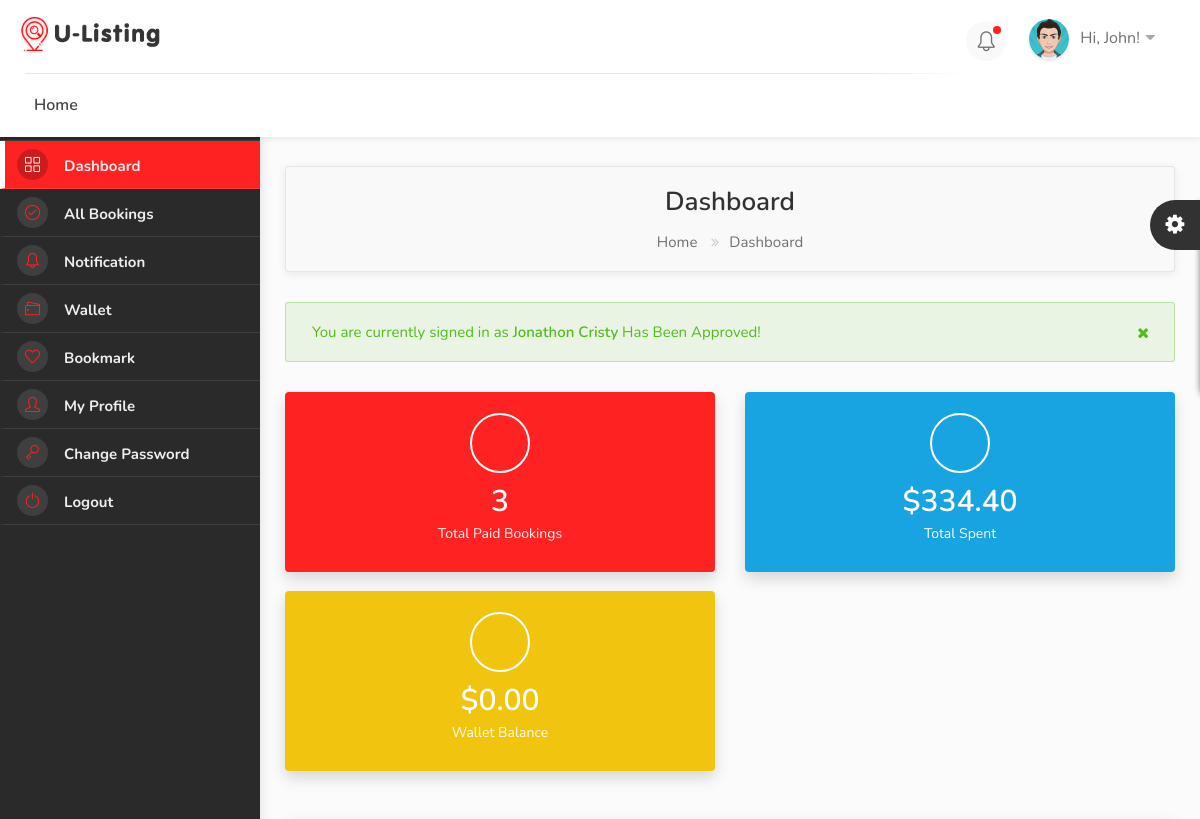
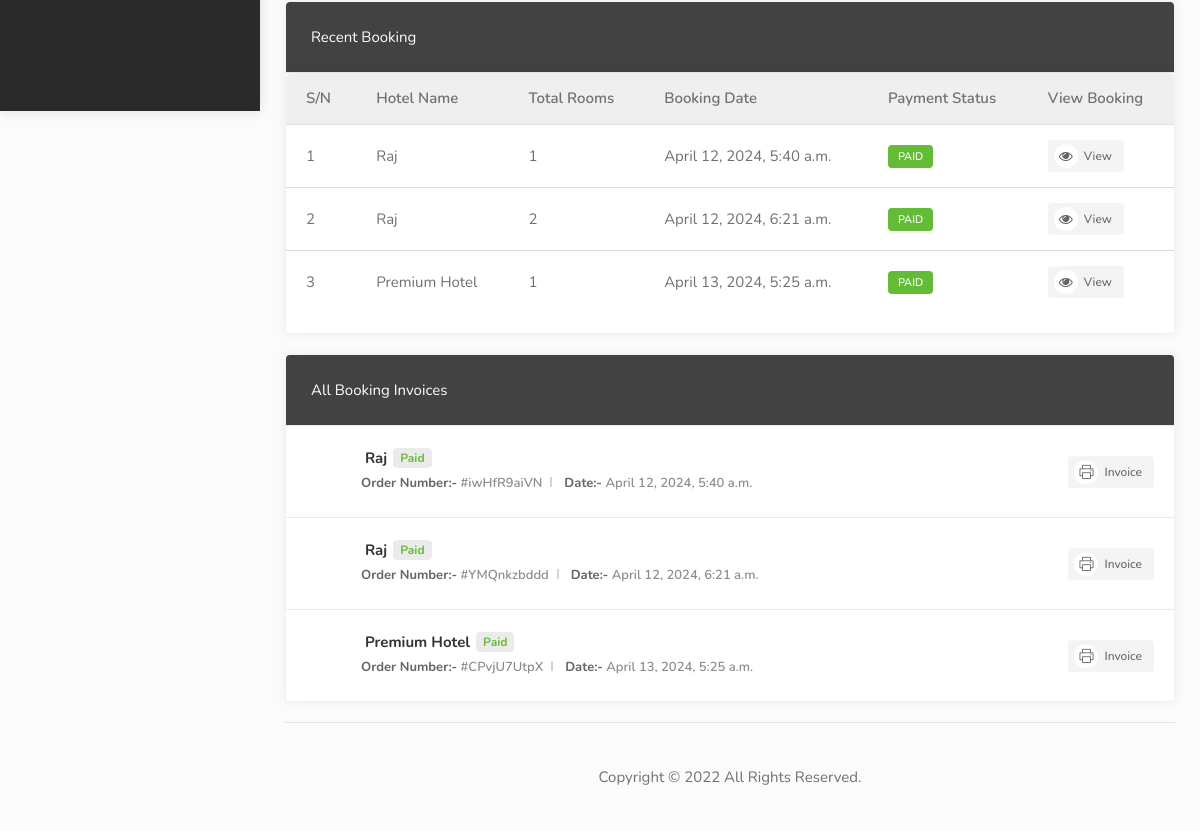
The app's page /dashboard/ (signed in), older data (2 pictures, top to bottom).
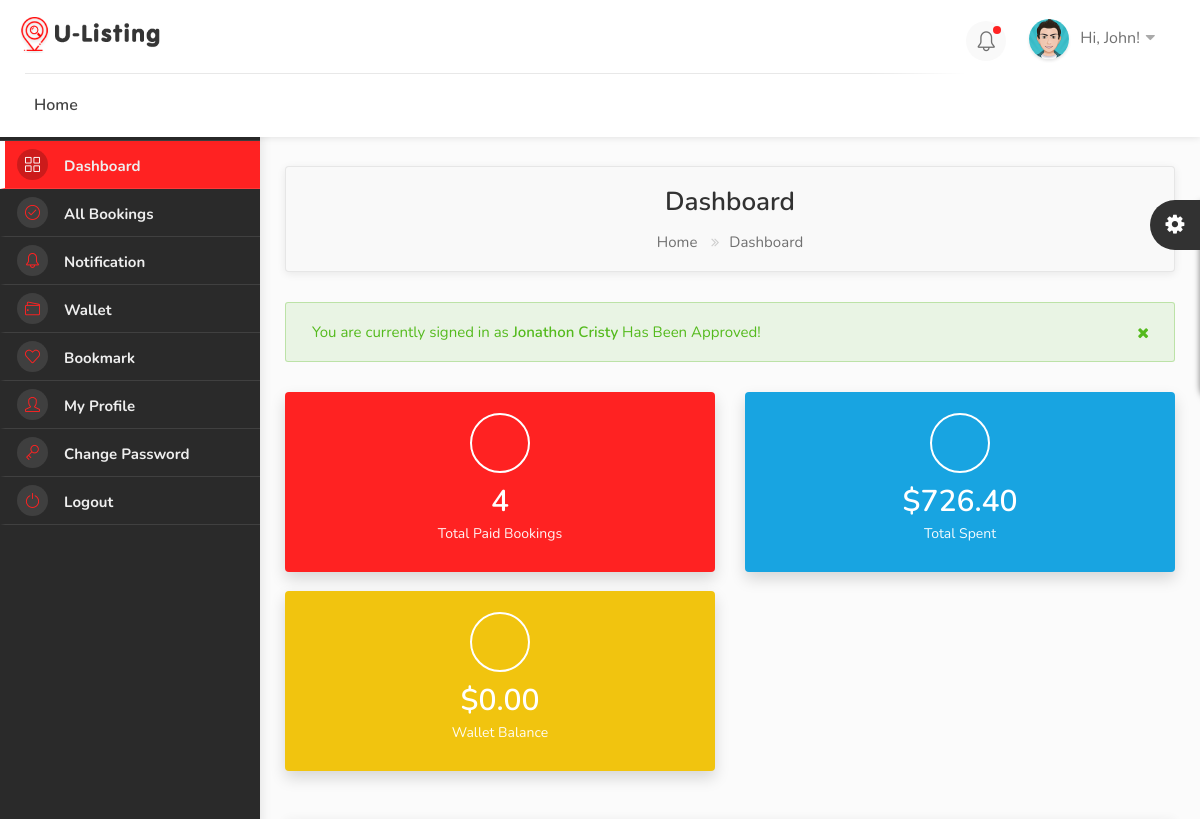
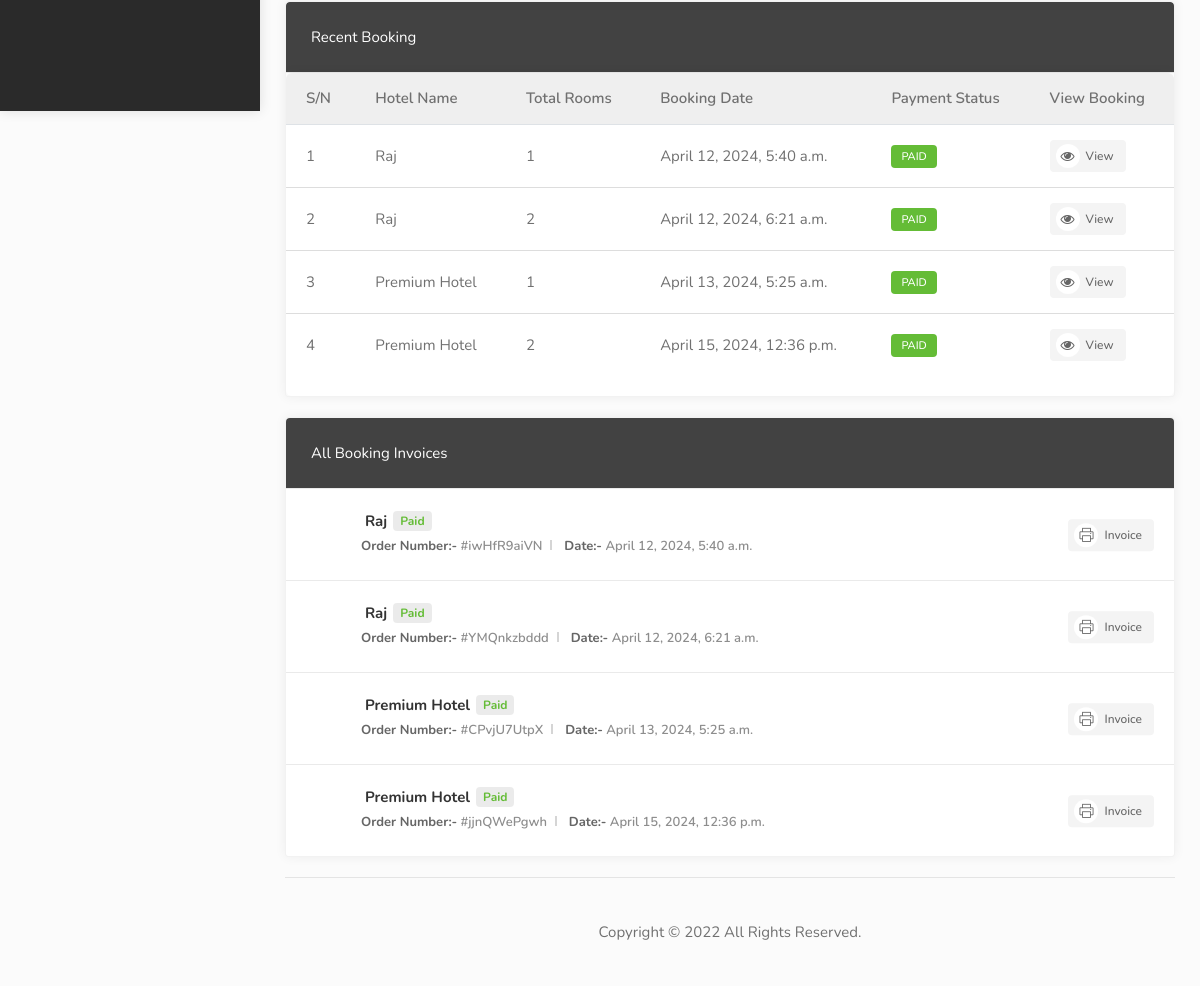
The same page, newer data (2 pictures, top to bottom).
### hotel/models.py (models this page shows, shortened)
class Booking(models.Model):
    user = models.ForeignKey(User, on_delete=models.SET_NULL, null=True, blank=True)
    payment_status = models.CharField(max_length=100, choices=PAYMENT_STATUS)
    coupons = models.ManyToManyField('hotel.Coupon', blank=True)
    full_name = models.CharField(max_length=100)
    email = models.CharField(max_length=100)
    phone = models.CharField(max_length=100)
    hotel = models.ForeignKey(Hotel, on_delete=models.SET_NULL, null=True, blank=True)
    room_type = models.ForeignKey(RoomType, on_delete=models.SET_NULL, null=True, blank=True)
    room = models.ManyToManyField(Room)
    before_discount = models.DecimalField(max_digits=12, decimal_places=2, default=0.00)
    total = models.DecimalField(max_digits=12, decimal_places=2, default=0.00)
    saved = models.DecimalField(max_digits=12, decimal_places=2, default=0.00)
    check_in_date = models.DateField()
    check_out_date = models.DateField()
    total_days = models.PositiveIntegerField(default=0)
    num_adults = models.PositiveIntegerField(default=1)
    num_children = models.PositiveIntegerField(default=0)
    checked_in = models.BooleanField(default=False)
    checked_out = models.BooleanField(default=False)
    is_active = models.BooleanField(default=False)
    checked_in_tracker = models.BooleanField(default=False)
    checked_out_tracker = models.BooleanField(default=False)
    bid = ShortUUIDField(unique=True, length=10, max_length=20)
    date = models.DateTimeField(auto_now_add=True)
    stripe_payment_intent = models.CharField(max_length=200, null=True, blank=True)
    success_id = ShortUUIDField(length=10, max_length=20, null=True, blank=True)
    booking_id = ShortUUIDField(unique=True, length=10, max_length=20)

class Hotel(models.Model):
    user = models.ForeignKey(User, on_delete=models.SET_NULL, null=True)
    name = models.CharField(max_length=100, null=True, blank=True)
    description = CKEditor5Field(null=True, blank=True, config_name="extends")
    image = models.FileField(upload_to="hotel_gallery")
    address = models.CharField(max_length=200)
    mobile = models.CharField(max_length=200)
    email = models.CharField(max_length=100)
    status = models.CharField(max_length=20, choices=HOTEL_STATUS, default="Live")
    tags = TaggableManager(blank=True)
    views = models.IntegerField(default=0)
    featured = models.BooleanField(default=False)
    hid = ShortUUIDField(unique=True, length=10, max_length=20)
    slug = models.SlugField(unique=True)
    date = models.DateTimeField(auto_now_add=True)
    def hotel_gallery(self):
        return HotelGallery.objects.filter(hotel=self)

### user_dashboard/views.py (the view)
# urls.py: path("dashboard/", include("user_dashboard.urls")),
@login_required
def dashboard(request):
    booking = Booking.objects.filter(user=request.user, payment_status="Paid")
    total_spent = Booking.objects.filter(user=request.user, payment_status="Paid").aggregate(amount=models.Sum("total"))
    context = {
        "booking": booking,
        "total_spent": total_spent,
    }
    return render(request, "user_dashboard/dashboard.html", context)

### templates/user_dashboard/dashboard.html (shortened to what the changed rows need)
{% extends 'partials/dashboard_base.html' %}
{% load static %}
{% block content %}
<div class="utf_dashboard_content">
    <div id="titlebar" class="dashboard_gradient">
        <div class="row">
            <div class="col-md-12">
                <h2>Dashboard</h2>
            </div>
        </div>
    </div>
    <div class="row">
        <div class="col-lg-4 col-md-6">
            <div class="utf_dashboard_stat color-1">
                <div class="utf_dashboard_stat_content">
                    <h4>{{booking.count}}</h4>
                    <span>Total Paid Bookings</span>
                </div>
            </div>
        </div>
        <div class="col-lg-4 col-md-6">
            <div class="utf_dashboard_stat color-2">
                <div class="utf_dashboard_stat_content">
                    <h4>${{ total_spent.amount|floatformat:2 }}</h4>
                    <span>Total Spent</span>
                </div>
            </div>
        </div>
    </div>
    <div class="row">
        <div class="col-lg-12 col-md-12 mb-4">
            <div class="utf_dashboard_list_box table-responsive recent_booking">
                <div class="dashboard-list-box table-responsive invoices with-icons">
                    <table class="table table-hover">
                        <thead>
                            <tr>
                                <th>S/N</th>
                                <th>Hotel Name</th>
                                <th>Total Rooms</th>
                                <th>Booking Date</th>
                                <th>Payment Status</th>
                                <th>View Booking</th>
                            </tr>
                        </thead>
                        <tbody>
                            {% for b in booking %}
                            <tr>
                                <td>{{forloop.counter}}</td>
                                <td>{{b.hotel.name}}</td>
                                <td>{{b.room.all.count}}</td>
                                <td>{{b.date}}</td>
                                <td><span class="badge badge-pill badge-primary text-uppercase">{{b.payment_status}}</span></td>
                                <td><a href="{% url 'user_dashboard:booking_detail' b.booking_id %}" class="button gray"><i class="fa fa-eye"></i> View</a></td>
                            </tr>
                            {% endfor %}
                        </tbody>
                    </table>
                </div>
            </div>
        </div>
        <div class="col-lg-12 col-md-12 mb-4">
            <div class="utf_dashboard_list_box invoices with-icons margin-top-20">
                <ul>
                    {% for b in booking %}
                        <li>
                            <strong>{{b.hotel.name}} <span class="paid">{{b.payment_status}}</span></strong>
                            <ul>
                                <li><span>Order Number:-</span> #{{b.booking_id}}</li>
                                <li><span>Date:-</span> {{b.date}}</li>
                            </ul>
                            <div class="buttons-to-right"> <a href="dashboard_invoice.html" class="button gray"><i
                                class="sl sl-icon-printer"></i> Invoice</a> </div>
                        </li>
                    {% endfor %}
                </ul>
            </div>
        </div>
    </div>
</div>
{% endblock content %}

Row changes from the older to the newer data that the page shows:
added Booking: hotel.name "Premium Hotel", room.all.count "2", date "April 15, 2024, 12:36 p.m.", payment_status "PAID", payment_status "Paid", booking_id "jjnQWePgwh"
Text that changed along with them:
{{ booking.count }}: "3" → "4"
{{ total_spent.amount|floatformat:2 }}: "334.40" → "726.40"
